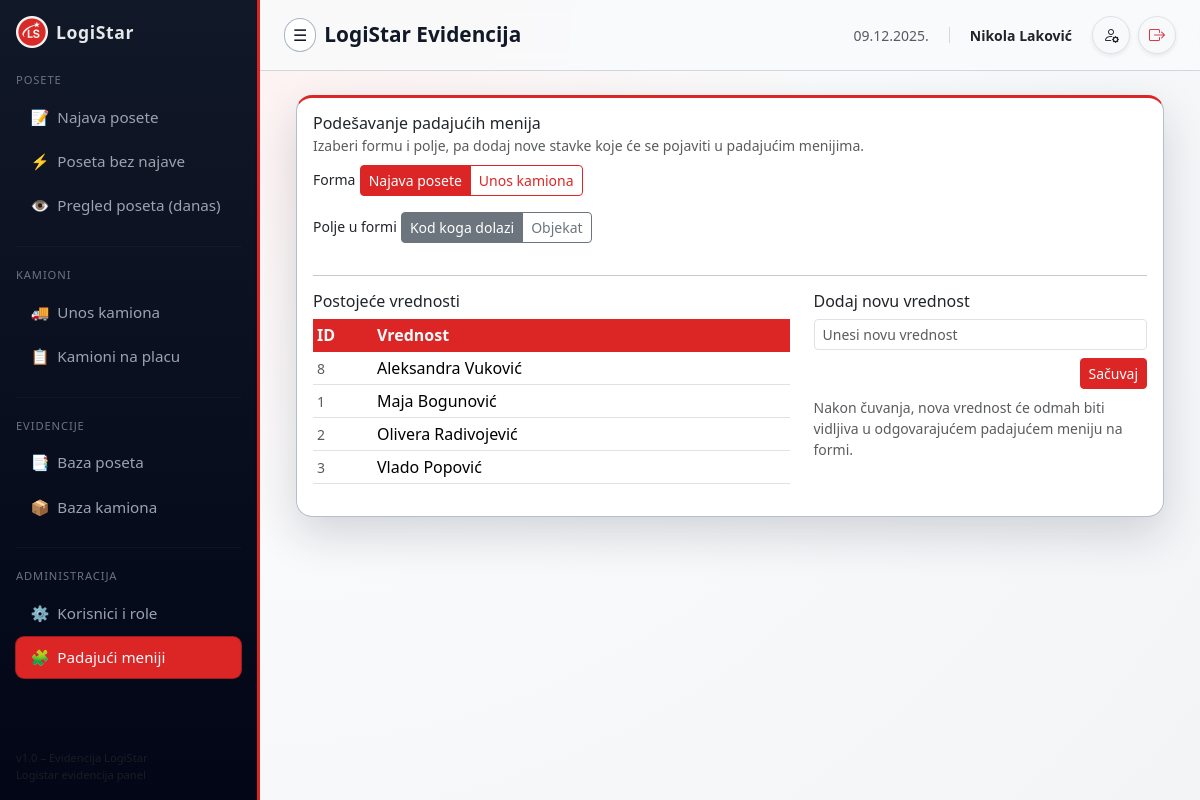
The page /admin/lookups?form=posete_najava&field=employee (signed in) on the database its author committed.
### tables this page shows
CREATE TABLE lookups (
        id      INTEGER PRIMARY KEY AUTOINCREMENT,
        type    TEXT NOT NULL,
        value   TEXT NOT NULL
    );

### app.py (the view, shortened to what this page needs)
@app.route("/admin/lookups", methods=["GET", "POST"])
@require_role("admin")
def admin_lookups():
    form_code = request.args.get("form") or "posete_najava"
    field_code = request.args.get("field")
    form_cfg = FORM_LOOKUP_CONFIG.get(form_code)
    if not form_cfg:
        form_cfg = next(iter(FORM_LOOKUP_CONFIG.values()))
    rows = []
    if field_code:
        conn = get_db()
        cur = conn.cursor()
        rows = cur.execute(
            "SELECT id, value FROM lookups WHERE type = ? ORDER BY value",
            (field_code,),
        ).fetchall()
        conn.close()
    return render_template(
        "admin_lookups.html",
        form_configs=FORM_LOOKUP_CONFIG,
        form_code=form_code,
        field_code=field_code,
        form_cfg=form_cfg,
        rows=rows,
        date_today=date.today().strftime("%d.%m.%Y."),
    )

### app.py (called while the page is built)
def get_db():
    conn = sqlite3.connect(DB_PATH)
    conn.row_factory = sqlite3.Row
    return conn

def require_role(*allowed_roles):
    def decorator(view_func):
        @wraps(view_func)
        def wrapped_view(*args, **kwargs):
            if "user_email" not in session:
                next_url = request.path
                return redirect(url_for("login", next=next_url))
            role = session.get("role")
            if allowed_roles and role not in allowed_roles:
                return redirect(url_for("no_access"))
            return view_func(*args, **kwargs)
        return wrapped_view
    return decorator

### templates/admin_lookups.html
{% extends "base.html" %}
{% block content %}
<div class="card card-soft p-3">
  <div class="d-flex justify-content-between align-items-center mb-2">
    <div>
      <h6 class="mb-0">Podešavanje padajućih menija</h6>
      <small class="text-muted">
        Izaberi formu i polje, pa dodaj nove stavke koje će se pojaviti u padajućim menijima.
      </small>
    </div>
  </div>
  <div class="mb-3">
    <label class="form-label small mb-1">Forma</label>
    <div class="btn-group btn-group-sm" role="group">
      {% for code, cfg in form_configs.items() %}
      <a href="{{ url_for('admin_lookups', form=code) }}"
         class="btn {% if code == form_code %}btn-primary{% else %}btn-outline-primary{% endif %}">
        {{ cfg.label }}
      </a>
      {% endfor %}
    </div>
  </div>
  <div class="mb-3">
    <label class="form-label small mb-1">Polje u formi</label>
    {% if form_cfg.fields %}
      <div class="btn-group btn-group-sm" role="group">
        {% for f in form_cfg.fields %}
        <a href="{{ url_for('admin_lookups', form=form_code, field=f.code) }}"
           class="btn {% if field_code == f.code %}btn-secondary{% else %}btn-outline-secondary{% endif %}">
          {{ f.label }}
        </a>
        {% endfor %}
      </div>
    {% else %}
      <p class="text-muted small mb-0">Za ovu formu trenutno nema polja koja koriste padajuće menije.</p>
    {% endif %}
  </div>
  {% if field_code %}
  <hr class="my-3">
  <div class="row">
    <div class="col-md-7">
      <h6 class="mb-2">Postojeće vrednosti</h6>
      <div class="table-responsive" style="max-height: 320px; overflow-y: auto;">
        <table class="table table-soft table-sm align-middle">
          <thead>
            <tr>
              <th style="width:60px;">ID</th>
              <th>Vrednost</th>
            </tr>
          </thead>
          <tbody>
          {% if rows %}
            {% for r in rows %}
            <tr>
              <td class="text-muted small">{{ r.id }}</td>
              <td>{{ r.value }}</td>
            </tr>
            {% endfor %}
          {% else %}
            <tr>
              <td colspan="2" class="text-center text-muted py-3 small">Nema unetih vrednosti za ovo polje.</td>
            </tr>
          {% endif %}
          </tbody>
        </table>
      </div>
    </div>
    <div class="col-md-5">
      <h6 class="mb-2">Dodaj novu vrednost</h6>
      <form method="post" class="row g-2">
        <div class="col-12">
          <input type="text" name="new_value" class="form-control form-control-sm" placeholder="Unesi novu vrednost" required>
        </div>
        <div class="col-12 d-flex justify-content-end">
          <button type="submit" class="btn btn-primary btn-sm">Sačuvaj</button>
        </div>
      </form>
      <p class="text-muted small mt-2 mb-0">
        Nakon čuvanja, nova vrednost će odmah biti vidljiva u odgovarajućem padajućem meniju na formi.
      </p>
    </div>
  </div>
  {% else %}
  <hr class="my-3">
  <p class="text-muted small mb-0">
    Izaberi polje u odabranoj formi.
  </p>
  {% endif %}
</div>
{% endblock %}

### templates/base.html (style rules this page uses)
:root { --ls-red: #dc2626; --ls-red-soft: #fee2e2; --ls-gray-light: #f3f4f6; --ls-dark: #0f172a; --sidebar-width: 260px; }
body { background: var(--ls-gray-light); font-family: system-ui, -apple-system, BlinkMacSystemFont, "Segoe UI", sans-serif; overflow-x: hidden; }
.card-soft { border-radius: 1rem; border: 1px solid rgba(148, 163, 184, 0.7); box-shadow: 0 18px 45px rgba(15, 23, 42, 0.16); background: rgba(255, 255, 255, 0.96); border-top: 3px solid var(--ls-red); }
.table-soft thead th { background: var(--ls-red); color: #f9fafb; border-color: var(--ls-red) !important; white-space: nowrap; }
.table-soft tbody tr:nth-child(odd) { background: #ffffff; }
.table-soft tbody tr:nth-child(even) { background: var(--ls-gray-light); }
.btn-primary { background-color: var(--ls-red); border-color: var(--ls-red); }
.btn-outline-primary { color: var(--ls-red); border-color: var(--ls-red); }

### rows shown on the page
lookups: id "8", value "Aleksandra Vuković"
lookups: id "1", value "Maja Bogunović"
lookups: id "2", value "Olivera Radivojević"
lookups: id "3", value "Vlado Popović"

### other values the page prints
{{ page_title or "LogiStar Evidencija" }} "LogiStar Evidencija"
{{ session.get('full_name', '') }} "Nikola Laković"
{{ cfg.label }} "Najava posete" "Unos kamiona"
{{ f.label }} "Kod koga dolazi" "Objekat"
